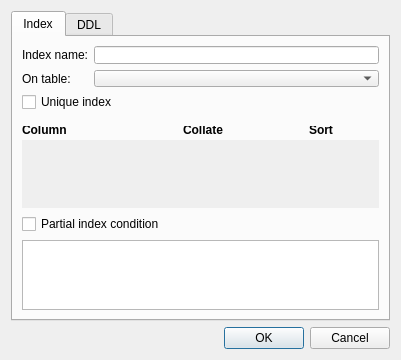
<?xml version="1.0" encoding="UTF-8"?>
<ui version="4.0">
 <class>IndexDialog</class>
 <widget class="QDialog" name="IndexDialog">
  <property name="geometry">
   <rect>
    <x>0</x>
    <y>0</y>
    <width>401</width>
    <height>360</height>
   </rect>
  </property>
  <property name="minimumSize">
   <size>
    <width>400</width>
    <height>300</height>
   </size>
  </property>
  <property name="windowTitle">
   <string>Index dialog</string>
  </property>
  <layout class="QVBoxLayout" name="verticalLayout">
   <item>
    <widget class="QTabWidget" name="tabWidget">
     <property name="currentIndex">
      <number>0</number>
     </property>
     <widget class="QWidget" name="indexTab">
      <attribute name="title">
       <string>Index</string>
      </attribute>
      <layout class="QGridLayout" name="gridLayout_2">
       <item row="0" column="0">
        <widget class="QWidget" name="widget" native="true">
         <layout class="QGridLayout" name="gridLayout">
          <property name="leftMargin">
           <number>0</number>
          </property>
          <property name="topMargin">
           <number>0</number>
          </property>
          <property name="rightMargin">
           <number>0</number>
          </property>
          <property name="bottomMargin">
           <number>0</number>
          </property>
          <item row="0" column="0">
           <widget class="QLabel" name="nameLabel">
            <property name="text">
             <string>Index name:</string>
            </property>
           </widget>
          </item>
          <item row="0" column="1">
           <widget class="QLineEdit" name="nameEdit"/>
          </item>
          <item row="1" column="1">
           <widget class="QComboBox" name="tableCombo"/>
          </item>
          <item row="1" column="0">
           <widget class="QLabel" name="tableLabel">
            <property name="text">
             <string>On table:</string>
            </property>
           </widget>
          </item>
          <item row="3" column="0" colspan="2">
           <widget class="QWidget" name="hdrWidget" native="true">
            <layout class="QGridLayout" name="gridLayout_3">
             <property name="leftMargin">
              <number>0</number>
             </property>
             <property name="rightMargin">
              <number>0</number>
             </property>
             <property name="bottomMargin">
              <number>0</number>
             </property>
             <item row="0" column="0">
              <widget class="QLabel" name="hdrColumnLabel">
               <property name="font">
                <font>
                 <weight>75</weight>
                 <bold>true</bold>
                </font>
               </property>
               <property name="text">
                <string>Column</string>
               </property>
              </widget>
             </item>
             <item row="0" column="2">
              <widget class="QLabel" name="hdrCollateLabel">
               <property name="minimumSize">
                <size>
                 <width>120</width>
                 <height>0</height>
                </size>
               </property>
               <property name="maximumSize">
                <size>
                 <width>120</width>
                 <height>16777215</height>
                </size>
               </property>
               <property name="font">
                <font>
                 <weight>75</weight>
                 <bold>true</bold>
                </font>
               </property>
               <property name="text">
                <string>Collate</string>
               </property>
              </widget>
             </item>
             <item row="0" column="3">
              <widget class="QLabel" name="hdrSortLabel">
               <property name="minimumSize">
                <size>
                 <width>70</width>
                 <height>0</height>
                </size>
               </property>
               <property name="maximumSize">
                <size>
                 <width>70</width>
                 <height>16777215</height>
                </size>
               </property>
               <property name="font">
                <font>
                 <weight>75</weight>
                 <bold>true</bold>
                </font>
               </property>
               <property name="text">
                <string>Sort</string>
               </property>
              </widget>
             </item>
            </layout>
           </widget>
          </item>
          <item row="2" column="0" colspan="2">
           <widget class="QCheckBox" name="uniqueCheck">
            <property name="text">
             <string>Unique index</string>
            </property>
           </widget>
          </item>
         </layout>
        </widget>
       </item>
       <item row="1" column="0">
        <widget class="QScrollArea" name="scrollArea">
         <property name="sizePolicy">
          <sizepolicy hsizetype="Expanding" vsizetype="Expanding">
           <horstretch>0</horstretch>
           <verstretch>3</verstretch>
          </sizepolicy>
         </property>
         <property name="frameShape">
          <enum>QFrame::NoFrame</enum>
         </property>
         <property name="widgetResizable">
          <bool>true</bool>
         </property>
         <widget class="QWidget" name="columnsWidget">
          <property name="geometry">
           <rect>
            <x>0</x>
            <y>0</y>
            <width>365</width>
            <height>68</height>
           </rect>
          </property>
          <layout class="QGridLayout" name="gridLayout_4">
           <property name="topMargin">
            <number>0</number>
           </property>
          </layout>
         </widget>
        </widget>
       </item>
       <item row="2" column="0">
        <widget class="QCheckBox" name="partialIndexCheck">
         <property name="text">
          <string>Partial index condition</string>
         </property>
        </widget>
       </item>
       <item row="3" column="0">
        <widget class="SqlEditor" name="partialIndexEdit">
         <property name="sizePolicy">
          <sizepolicy hsizetype="Expanding" vsizetype="Expanding">
           <horstretch>0</horstretch>
           <verstretch>1</verstretch>
          </sizepolicy>
         </property>
        </widget>
       </item>
      </layout>
     </widget>
     <widget class="QWidget" name="ddlTab">
      <attribute name="title">
       <string>DDL</string>
      </attribute>
      <layout class="QVBoxLayout" name="verticalLayout_2">
       <item>
        <widget class="SqlView" name="ddlEdit">
         <property name="readOnly">
          <bool>true</bool>
         </property>
        </widget>
       </item>
      </layout>
     </widget>
    </widget>
   </item>
   <item>
    <widget class="QDialogButtonBox" name="buttonBox">
     <property name="orientation">
      <enum>Qt::Horizontal</enum>
     </property>
     <property name="standardButtons">
      <set>QDialogButtonBox::Cancel|QDialogButtonBox::Ok</set>
     </property>
    </widget>
   </item>
  </layout>
 </widget>
 <customwidgets>
  <customwidget>
   <class>SqlView</class>
   <extends>QPlainTextEdit</extends>
   <header>sqlview.h</header>
  </customwidget>
  <customwidget>
   <class>SqlEditor</class>
   <extends>QPlainTextEdit</extends>
   <header>sqleditor.h</header>
  </customwidget>
 </customwidgets>
 <tabstops>
  <tabstop>tabWidget</tabstop>
  <tabstop>nameEdit</tabstop>
  <tabstop>tableCombo</tabstop>
  <tabstop>uniqueCheck</tabstop>
  <tabstop>scrollArea</tabstop>
  <tabstop>partialIndexCheck</tabstop>
  <tabstop>partialIndexEdit</tabstop>
  <tabstop>buttonBox</tabstop>
  <tabstop>ddlEdit</tabstop>
 </tabstops>
 <resources/>
 <connections>
  <connection>
   <sender>buttonBox</sender>
   <signal>accepted()</signal>
   <receiver>IndexDialog</receiver>
   <slot>accept()</slot>
   <hints>
    <hint type="sourcelabel">
     <x>248</x>
     <y>254</y>
    </hint>
    <hint type="destinationlabel">
     <x>157</x>
     <y>274</y>
    </hint>
   </hints>
  </connection>
  <connection>
   <sender>buttonBox</sender>
   <signal>rejected()</signal>
   <receiver>IndexDialog</receiver>
   <slot>reject()</slot>
   <hints>
    <hint type="sourcelabel">
     <x>316</x>
     <y>260</y>
    </hint>
    <hint type="destinationlabel">
     <x>286</x>
     <y>274</y>
    </hint>
   </hints>
  </connection>
 </connections>
</ui>
